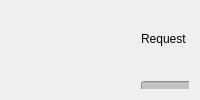
             <widget class="QWidget" name="ChangeConfiguration">
              <layout class="QGridLayout" name="gridLayout_19">
               <item row="0" column="0">
                <widget class="QWidget" name="widget_Change_Configuration" native="true">
                 <property name="font">
                  <font>
                   <strikeout>false</strikeout>
                  </font>
                 </property>
                 <property name="focusPolicy">
                  <enum>Qt::NoFocus</enum>
                 </property>
                 <property name="autoFillBackground">
                  <bool>true</bool>
                 </property>
                 <widget class="QLabel" name="label_17">
                  <property name="geometry">
                   <rect>
                    <x>460</x>
                    <y>20</y>
                    <width>61</width>
                    <height>16</height>
                   </rect>
                  </property>
                  <property name="text">
                   <string>Response</string>
                  </property>
                 </widget>
                 <widget class="QLabel" name="label_Status_Change_Configuration_Response">
                  <property name="geometry">
                   <rect>
                    <x>340</x>
                    <y>80</y>
                    <width>47</width>
                    <height>13</height>
                   </rect>
                  </property>
                  <property name="text">
                   <string>Status</string>
                  </property>
                 </widget>
                 <widget class="Line" name="line_8">
                  <property name="geometry">
                   <rect>
                    <x>310</x>
                    <y>0</y>
                    <width>16</width>
                    <height>801</height>
                   </rect>
                  </property>
                  <property name="orientation">
                   <enum>Qt::Vertical</enum>
                  </property>
                 </widget>
                 <widget class="QLabel" name="label_18">
                  <property name="geometry">
                   <rect>
                    <x>130</x>
                    <y>20</y>
                    <width>61</width>
                    <height>16</height>
                   </rect>
                  </property>
                  <property name="text">
                   <string>Request</string>
                  </property>
                 </widget>
                 <widget class="QLabel" name="label_Key_Change_Configuration_Request">
                  <property name="geometry">
                   <rect>
                    <x>30</x>
                    <y>80</y>
                    <width>81</width>
                    <height>16</height>
                   </rect>
                  </property>
                  <property name="text">
                   <string>Key</string>
                  </property>
                 </widget>
                 <widget class="QLineEdit" name="lineEdit_Key_Change_Configuration_Request">
                  <property name="geometry">
                   <rect>
                    <x>130</x>
                    <y>70</y>
                    <width>161</width>
                    <height>31</height>
                   </rect>
                  </property>
                  <property name="autoFillBackground">
                   <bool>false</bool>
                  </property>
                  <property name="styleSheet">
                   <string notr="true">background:rgb(195,195,195)</string>
                  </property>
                  <property name="readOnly">
                   <bool>true</bool>
                  </property>
                 </widget>
                 <widget class="QComboBox" name="comboBox_Status_Change_Configuration_Response">
                  <property name="geometry">
                   <rect>
                    <x>440</x>
                    <y>70</y>
                    <width>161</width>
                    <height>31</height>
                   </rect>
                  </property>
                  <item>
                   <property name="text">
                    <string>ACCEPTED</string>
                   </property>
                  </item>
                  <item>
                   <property name="text">
                    <string>NOT_SUPPORTED</string>
                   </property>
                  </item>
                  <item>
                   <property name="text">
                    <string>REBOOT_REQUIRED</string>
                   </property>
                  </item>
                  <item>
                   <property name="text">
                    <string>REJECTED</string>
                   </property>
                  </item>
                 </widget>
                 <widget class="QLineEdit" name="lineEdit_NewValue_Change_Configuration_Request">
                  <property name="geometry">
                   <rect>
                    <x>130</x>
                    <y>130</y>
                    <width>161</width>
                    <height>31</height>
                   </rect>
                  </property>
                  <property name="autoFillBackground">
                   <bool>false</bool>
                  </property>
                  <property name="styleSheet">
                   <string notr="true">background:rgb(195,195,195)</string>
                  </property>
                  <property name="text">
                   <string/>
                  </property>
                  <property name="readOnly">
                   <bool>true</bool>
                  </property>
                 </widget>
                 <widget class="QLabel" name="label_NewValue_Change_Configuration_Request">
                  <property name="geometry">
                   <rect>
                    <x>30</x>
                    <y>140</y>
                    <width>81</width>
                    <height>16</height>
                   </rect>
                  </property>
                  <property name="text">
                   <string>New Value</string>
                  </property>
                 </widget>
                </widget>
               </item>
              </layout>
             </widget>
